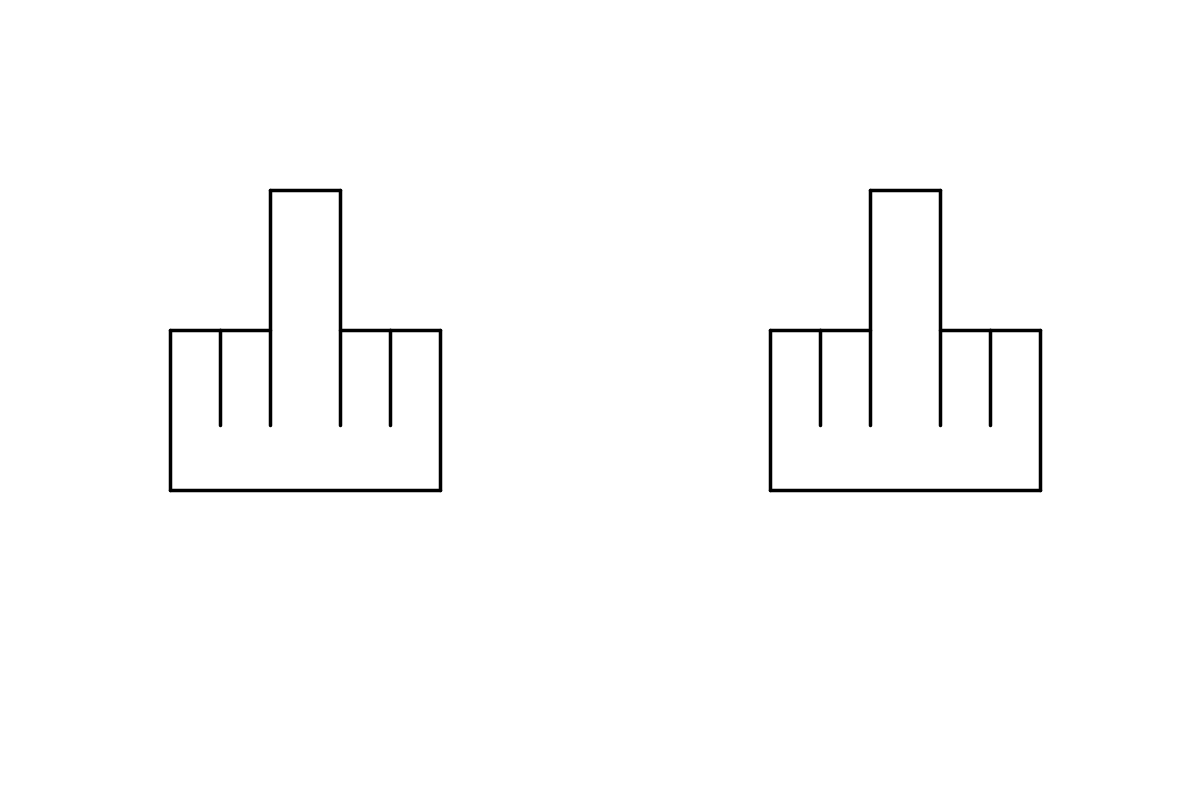
Frame 1 (no input)
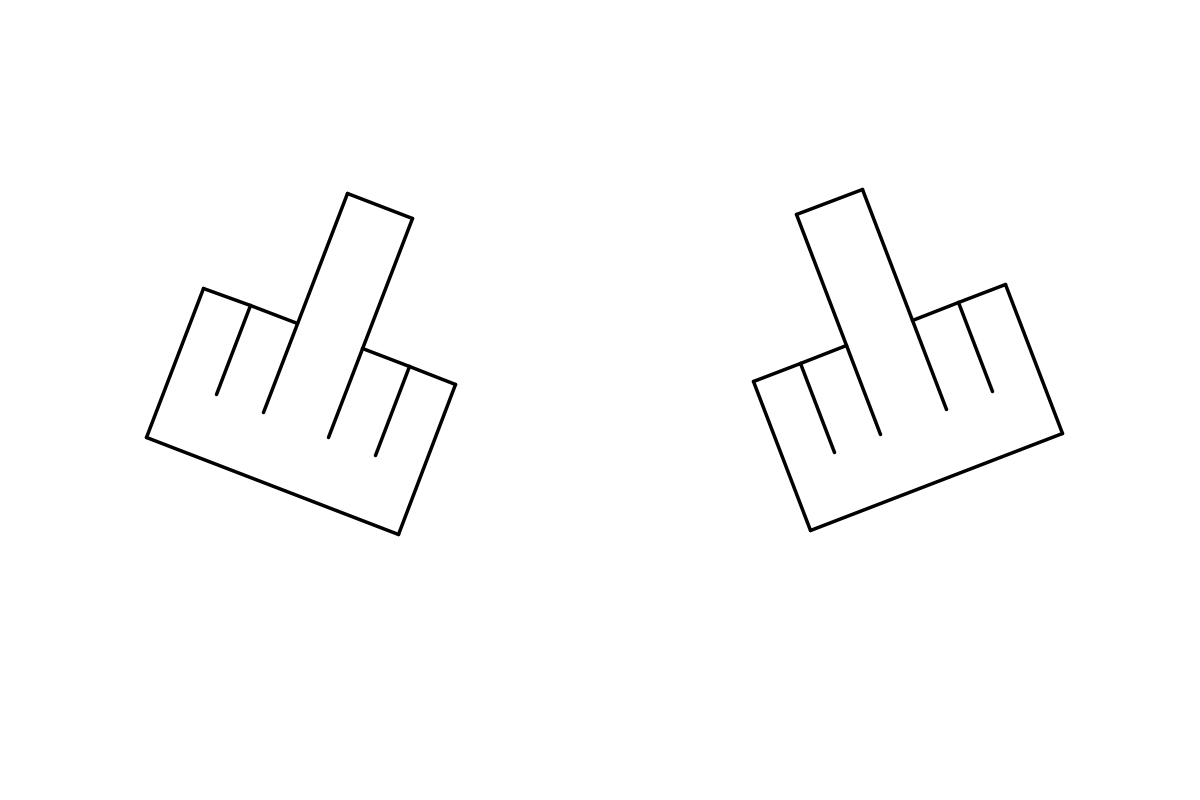
Frame 60 (the mouse pressed at the canvas centre just before this capture)
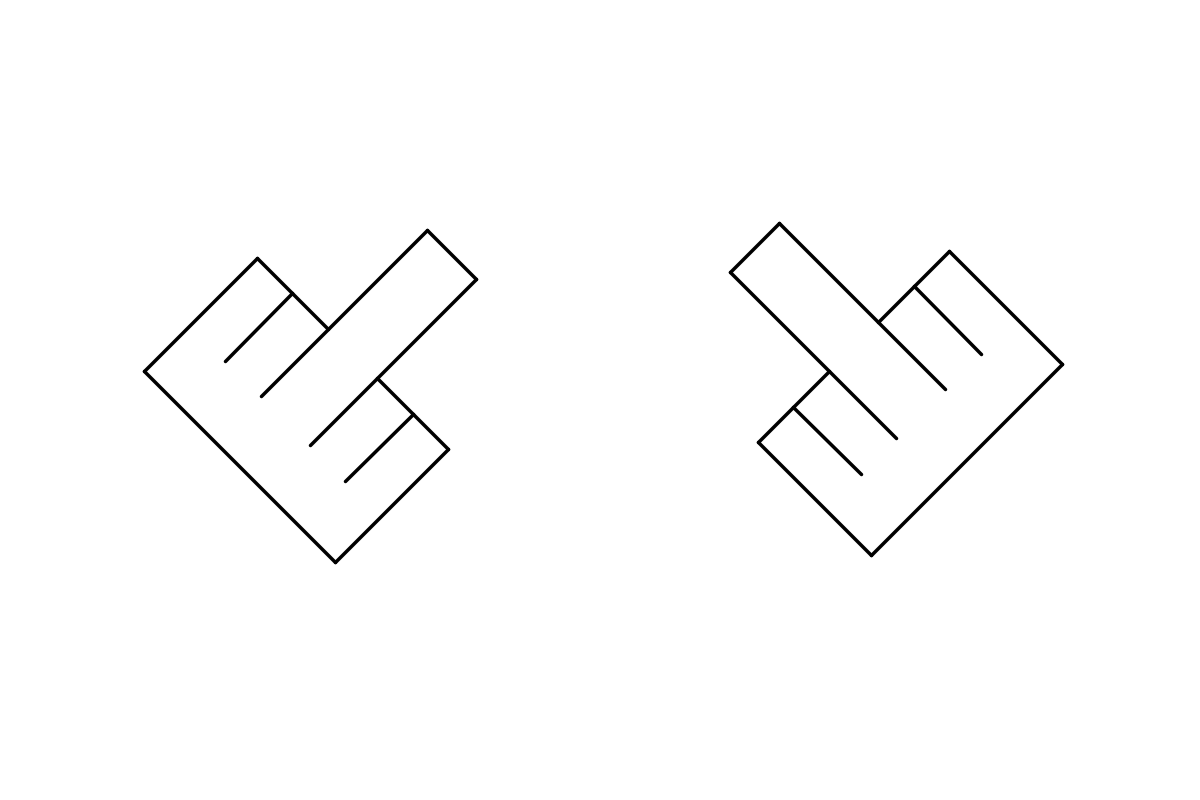
Frame 120 (the mouse held since frame 60 and released just before this capture)

The Processing sketch that drew these frames (run headless with seeded random() and noise(); from frame 60 on, the mouse is pressed at the canvas centre):

// Processing sketch: DoubleRotateStolenFinger
// ── DoubleRotateStolenFinger.pde
int Angle = 0;
int Change = 3;
final int LimitA = 75;

void setup()
{
  size(1200, 800);
  smooth();
  frameRate(60);
}

void draw()
{
  background(255);
  pushMatrix();
  drawFinger();
  Angle += Change;

  // if the object has moved past its limit,
  // reverse direction and set within limits.
  if (Angle > LimitA || Angle < 0)
  {
    Change = -Change;
    Angle += Change;
  }
  popMatrix();
}

void drawFinger()
{

  drawLeftFinger();
  drawRightFinger();
}

void drawLeftFinger()
{
  pushMatrix();
  translate(900, 400);
  rotate(radians(-Angle));
  strokeWeight(3.5);

  line(-130, 90, 140, 90); //bund linje

  line(-30, 25, -30, -210);
  line(-30, -210, 40, -210);
  line(40, -210, 40, 25); //middle finger

  line(40, -70, 90, -70);
  line(90, -70, 90, 25); //middle right finger

  line(90, -70, 140, -70);
  line(140, -70, 140, 90); //right finger

  line(-30, -70, -80, -70);
  line(-80, -70, -80, 25); //middle left finger

  line(-80, -70, -130, -70);
  line(-130, -70, -130, 90); //left finger
  popMatrix();
}

void drawRightFinger()
{
  pushMatrix();
  translate(300, 400);
  rotate(radians(Angle));
  strokeWeight(3.5);

  line(-130, 90, 140, 90); //bund linje

  line(-30, 25, -30, -210);
  line(-30, -210, 40, -210);
  line(40, -210, 40, 25); //middle finger

  line(40, -70, 90, -70);
  line(90, -70, 90, 25); //middle right finger

  line(90, -70, 140, -70);
  line(140, -70, 140, 90); //right finger

  line(-30, -70, -80, -70);
  line(-80, -70, -80, 25); //middle left finger

  line(-80, -70, -130, -70);
  line(-130, -70, -130, 90); //left finger
  popMatrix();
}
